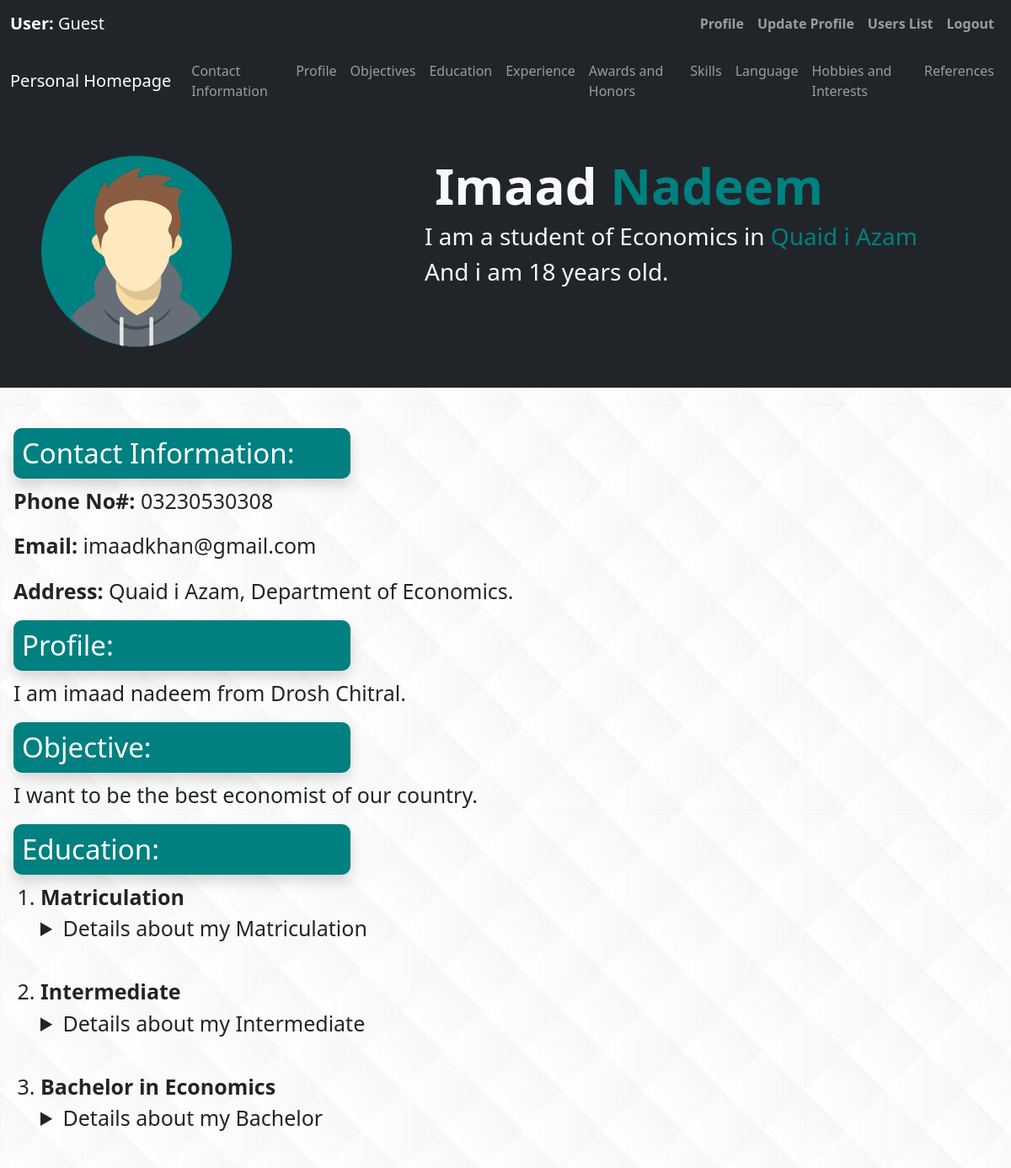
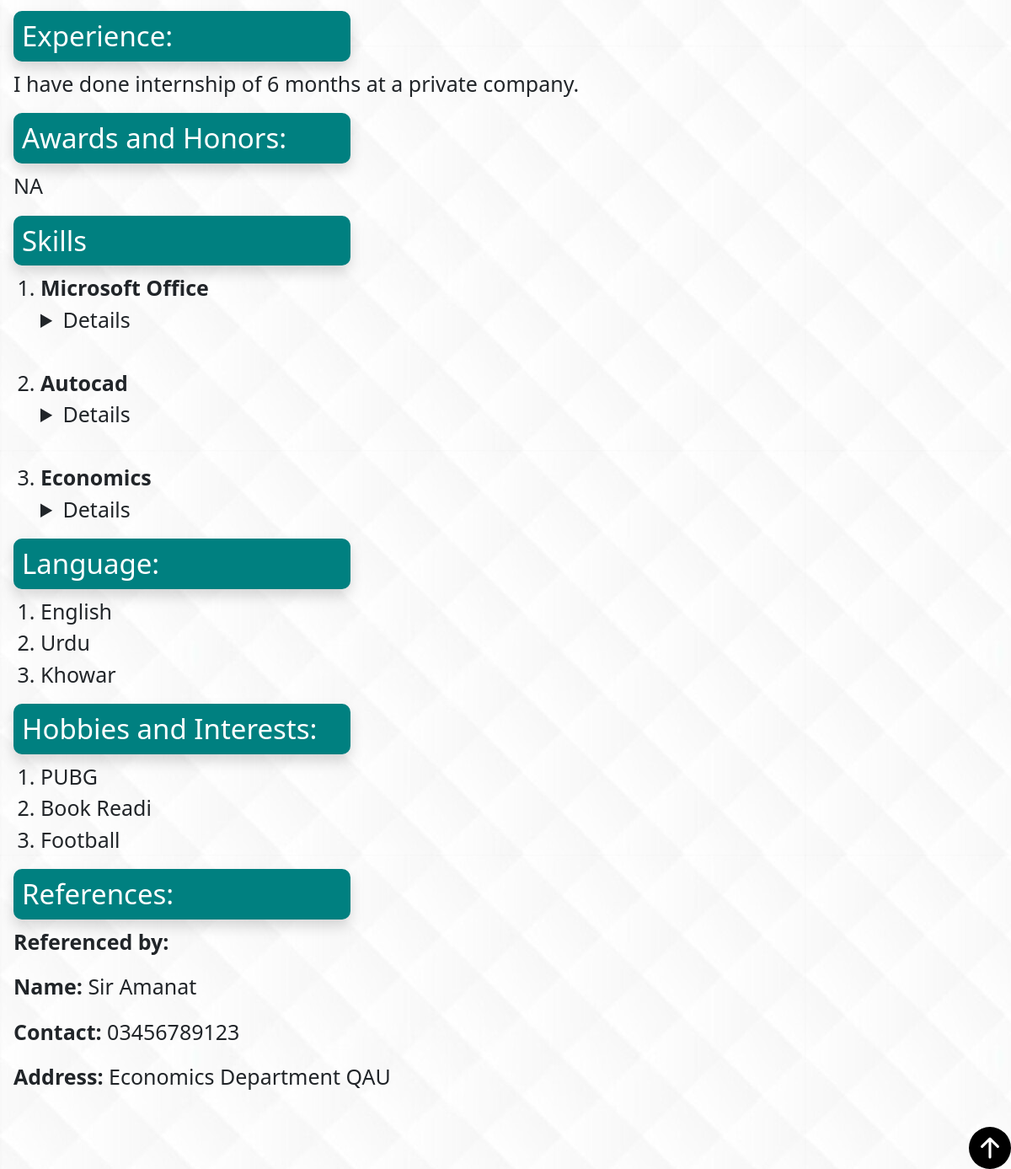
The page /User_Details.php?ID=2 on the database its author committed (2 pictures, top to bottom).
### tables this page shows
CREATE TABLE `users` (
  `ID` int(11) NOT NULL,
  `fname` varchar(12) NOT NULL,
  `lname` varchar(12) NOT NULL,
  `age` varchar(2) NOT NULL,
  `mobile` varchar(11) NOT NULL,
  `email` varchar(30) NOT NULL,
  `department` varchar(30) NOT NULL,
  `uni` varchar(30) NOT NULL,
  `mats1` varchar(10) NOT NULL,
  `mats2` varchar(10) NOT NULL,
  `mats3` varchar(10) NOT NULL,
  `mats1_g` varchar(2) NOT NULL,
  `mats2_g` varchar(2) NOT NULL,
  `mats3_g` varchar(2) NOT NULL,
  `inters1` varchar(10) NOT NULL,
  `inters2` varchar(10) NOT NULL,
  `inters3` varchar(10) NOT NULL,
  `inters1_g` varchar(2) NOT NULL,
  `inters2_g` varchar(2) NOT NULL,
  `inters3_g` varchar(2) NOT NULL,
  `bachs1` varchar(15) NOT NULL,
  `bachs2` varchar(15) NOT NULL,
  `bachs3` varchar(15) NOT NULL,
  `bachs1_g` varchar(2) NOT NULL,
  `bachs2_g` varchar(2) NOT NULL,
  `bachs3_g` varchar(2) NOT NULL,
  `experience` varchar(100) NOT NULL,
  `award` varchar(100) NOT NULL,
  `s1_name` varchar(20) NOT NULL,
  `s1_year` varchar(2) NOT NULL,
  `s1_desc` varchar(40) NOT NULL,
  `s2_name` varchar(20) NOT NULL,
  `s2_year` varchar(2) NOT NULL,
  `s2_desc` varchar(40) NOT NULL,
  `s3_name` varchar(20) NOT NULL,
  `s3_year` varchar(2) NOT NULL,
  `s3_desc` varchar(40) NOT NULL,
  `profile` varchar(150) NOT NULL,
  `objective` varchar(150) NOT NULL,
  `lang1` varchar(10) NOT NULL,
  `lang2` varchar(10) NOT NULL,
  `lang3` varchar(10) NOT NULL,
  `hobby1` varchar(10) NOT NULL,
  `hobby2` varchar(10) NOT NULL,
  `hobby3` varchar(10) NOT NULL,
  `ref_name` varchar(20) NOT NULL,
  `ref_cont` varchar(11) NOT NULL,
  `ref_add` varchar(30) NOT NULL
);

### User_Details.php (the view, shortened to what this page needs)
<?php
    include_once('Header_file.php');
    $conn_str = DB_SYS.':host='.DB_HOST.';dbname='.DB_NAME;
    try {
        $pdo = new PDO($conn_str,DB_USER,DB_PASS);
        $id = $_GET['ID'];
        $sql = 'SELECT * FROM users WHERE ID=:ID';
        $stmt = $pdo->prepare($sql);
        $stmt->bindValue(':ID',$id,PDO::PARAM_INT);
        $stmt->execute();
        if ($user = $stmt->fetch()) {
?><!DOCTYPE html>
<html>
    <head>
        <link href="bootstrap.min.css" rel="stylesheet">
        <link rel="stylesheet" href="style.css">
    </head>
    <body>
        <nav class="navbar navbar-expand-lg bg-dark navbar-dark" id="top">
        <div class="container-fluid">
            <a href="#" class="navbar-brand">Personal Homepage</a>
            <div class="collapse navbar-collapse" id="nav">
                <ul class="navbar-nav ms-auto hover">
                    <li class="nav-item"><a href="#a" class="nav-link">Contact Information</a></li>
                    <li class="nav-item"><a href="#c" class="nav-link">Profile</a></li>
                    <li class="nav-item"><a href="#d" class="nav-link">Objectives</a></li>
                    <li class="nav-item"><a href="#e" class="nav-link">Education</a></li>
                    <li class="nav-item"><a href="#f" class="nav-link">Experience</a></li>
                    <li class="nav-item"><a href="#g" class="nav-link">Awards and Honors</a></li>
                    <li class="nav-item"><a href="#h" class="nav-link">Skills</a></li>
                    <li class="nav-item"><a href="#i" class="nav-link">Language</a></li>
                    <li class="nav-item"><a href="#j" class="nav-link">Hobbies and Interests</a></li>
                    <li class="nav-item"><a href="#k" class="nav-link">References</a></li>
                </ul>
            </div>
        </div>
    </nav>
    <div class="bg-dark text-light p-5 text-center text-sm-start">
        <div class="containter">
            <div class="d-sm-flex allign-items-center">
                <div>
                    <img src="Profile.png" class="img-fluid w-50 col-md-2" alt="profile">
                </div>
                <div>
                    <h1 class="h1 container-fluid"><b><?php echo $user['fname'];?></b> <span class="text_color"><b><?php echo $user['lname']; ?></b></span></h1>
                    <h3>I am a student of <?php echo $user['department']; ?> in <span class="text_color"> <?php echo $user['uni']; ?></span></h3>
                    <h3>And i am <?php echo $user['age']; ?> years old.</h3>
                </div>
            </div>
        </div>
    </div>
    <br>
    <div>
        <div class="main px-5">
            <div>
                <br>
                <h2 id="a" class="bg-teal text-white shadow text-shadow">Contact Information:</h2>
                <p><strong>Phone No#: </strong><?php echo $user['mobile'];?></p>
                <p><strong>Email: </strong><?php echo $user['email'];?></p>
                <p><strong>Address: </strong><?php echo $user['uni']; ?>, Department of <?php echo $user['department']; ?>.</p>
            </div>
            <div>
                <h2 id="c" class="bg-teal text-white shadow text-shadow">Profile:</h2>
                <p><?php echo $user['profile']; ?></p>
            </div>
            <div>
                <h2 id="d" class="bg-teal text-white shadow text-shadow">Objective:</h2>
                <p><?php echo $user['objective']; ?></p>
            </div>
            <div>
                <h2 id="e" class="bg-teal text-white shadow text-shadow">Education:</h2>
                    <ol id="li_font">
                        <li id="li_font" ><strong><span>Matriculation</span></strong></li>
                            <details>
                                <summary>Details about my Matriculation</summary>
                            </details>
                        <br>
                        <li><strong><span>Intermediate</span></strong></li>
                            <details>
                                <summary>Details about my Intermediate</summary>
                                </details>
                            <br>
                            <li><strong><span>Bachelor in <?php echo $user['department']; ?></span></strong></li>
                                <details>
                                <summary>Details about my Bachelor</summary>
                            </details>
                        <br>
                    </ol>
                </div>
                <div>
                    <h2 id="f" class="bg-teal text-white shadow text-shadow">Experience:</h2>
                    <p><?php echo $user['experience']; ?></p>
                </div>
                <div>
                    <h2 id="g" class="bg-teal text-white shadow text-shadow">Awards and Honors:</h2>
                    <p><?php echo $user['award']; ?></p>
                </div>
                <div>
                    <h2 id="h" class="bg-teal text-white shadow text-shadow">Skills</h2>
                    <ol id="li_font">
                        <li><strong><span><?php echo $user['s1_name']; ?></span></strong></li>
                            <details>
                            <summary>Details</summary>
                            </details>
                        <br>
                        <li><strong><span><?php echo $user['s2_name']; ?></span></strong></li>
                            <details>
                            <summary>Details</summary>
                            </details>
                        <br>
                        <li><strong><span><?php echo $user['s3_name']; ?></span></strong></li>
                            <details>
                            <summary>Details</summary>
                            </details>
                    </ol>
                </div>
                <div>
                    <h2 id="i" class="bg-teal text-white shadow text-shadow">Language:</h2>
                    <ol id="li_font">
                        <li><?php echo $user['lang1']; ?></li>
                        <li><?php echo $user['lang2']; ?></li>
                        <li><?php echo $user['lang3']; ?></li>
                    </ol>
                </div>
                <div>
                    <h2 id="j" class="bg-teal text-white shadow text-shadow">Hobbies and Interests:</h2>
                    <ol id="li_font">
                        <li><?php echo $user['hobby1']; ?></li>
                        <li><?php echo $user['hobby2']; ?></li>
                        <li><?php echo $user['hobby3']; ?></li>
                    </ol>
                </div>
                <div>
                    <h2 id="k" class="bg-teal text-white shadow text-shadow">References:</h2>
                    <p><strong><span>Referenced by:</span></strong></p>
                    <p><strong>Name: </strong><?php echo $user['ref_name']; ?></p>
                    <p><strong>Contact: </strong><?php echo $user['ref_cont']; ?></p>
                    <p><strong>Address: </strong><?php echo $user['ref_add']; }?></p>
                </div>
            </div>
            <br>
            <div class="px-5">
                <a href="#top"><img src="arrow-up-circle-fill.svg" alt="button" width="50" height="50" style="float:right;"></a>
            </div>
        </div>
        <br>
    <?php
        }catch (PDOException $e) {
            die('Server Error');
        }
        ?>
    </body>
</html>

### style.css (style rules this page uses)
.bg-teal { background-color: teal; }
.text_color { color: teal; }
.h1 { font-size: 60px; }
body { background-image: url(background.jpg); }
h2 { font-size: 33px; width: 400px; border-radius: 10px; padding: 10px; }
p { font-size: 25px; }
#li_font { font-size: 25px; }

### rows shown on the page
users: fname "Imaad", lname "Nadeem", department "Economics", uni "Quaid i Azam", age "18", mobile "03230530308", email "imaadkhan@gmail.com", profile "I am imaad nadeem from Drosh Chitral.", objective "I want to be the best economist of our country.", experience "I have done internship of 6 months at a private company.", award "NA", s1_name "Microsoft Office", s2_name "Autocad", s3_name "Economics", lang1 "English", lang2 "Urdu", lang3 "Khowar", hobby1 "PUBG", hobby2 "Book Readi", hobby3 "Football", ref_name "Sir Amanat", ref_cont "03456789123", ref_add "Economics Department QAU"
